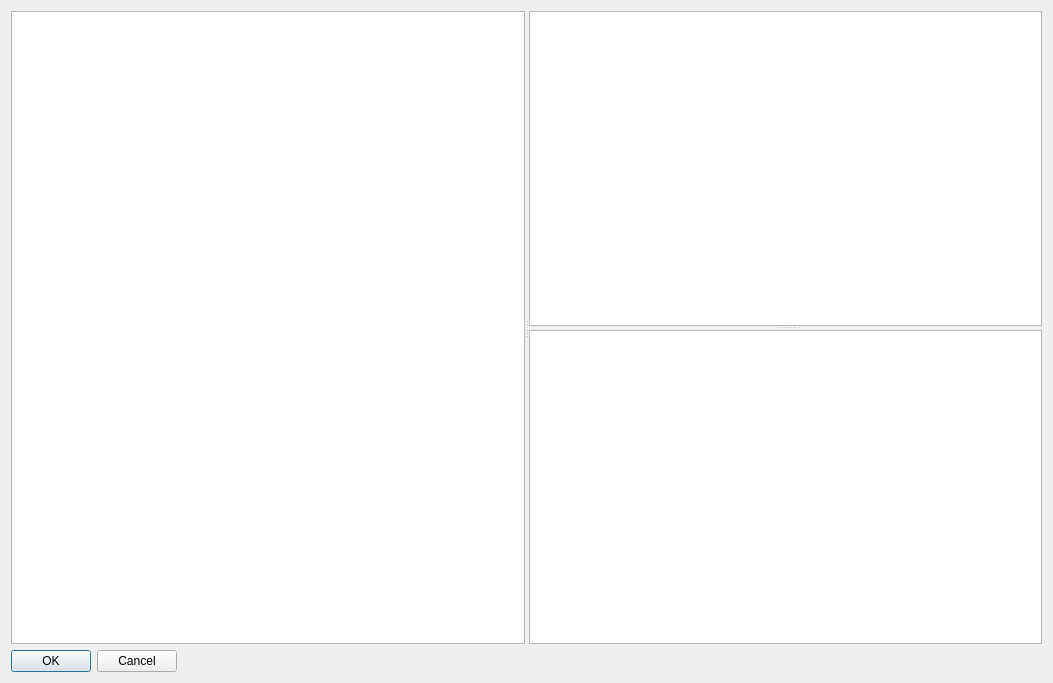
<?xml version="1.0" encoding="UTF-8"?>
<ui version="4.0">
 <class>CSelectAlarmDialog</class>
 <widget class="QDialog" name="CSelectAlarmDialog">
  <property name="geometry">
   <rect>
    <x>0</x>
    <y>0</y>
    <width>1053</width>
    <height>683</height>
   </rect>
  </property>
  <property name="windowTitle">
   <string>CSelectAlarmDialog</string>
  </property>
  <layout class="QVBoxLayout" name="verticalLayout">
   <item>
    <widget class="QSplitter" name="splitter_2">
     <property name="orientation">
      <enum>Qt::Horizontal</enum>
     </property>
     <widget class="QTreeView" name="treeView"/>
     <widget class="QSplitter" name="splitter">
      <property name="orientation">
       <enum>Qt::Vertical</enum>
      </property>
      <widget class="QTableWidget" name="m_pTableAI"/>
      <widget class="QTableWidget" name="m_pTableAIOfflimit"/>
     </widget>
    </widget>
   </item>
   <item>
    <layout class="QHBoxLayout" name="pHLaylout">
     <item>
      <widget class="QPushButton" name="pOK">
       <property name="text">
        <string>OK</string>
       </property>
      </widget>
     </item>
     <item>
      <widget class="QPushButton" name="pCancel">
       <property name="text">
        <string>Cancel</string>
       </property>
      </widget>
     </item>
     <item>
      <spacer name="horizontalSpacer">
       <property name="orientation">
        <enum>Qt::Horizontal</enum>
       </property>
       <property name="sizeHint" stdset="0">
        <size>
         <width>40</width>
         <height>20</height>
        </size>
       </property>
      </spacer>
     </item>
    </layout>
   </item>
  </layout>
 </widget>
 <layoutdefault spacing="6" margin="11"/>
 <resources/>
 <connections/>
</ui>
